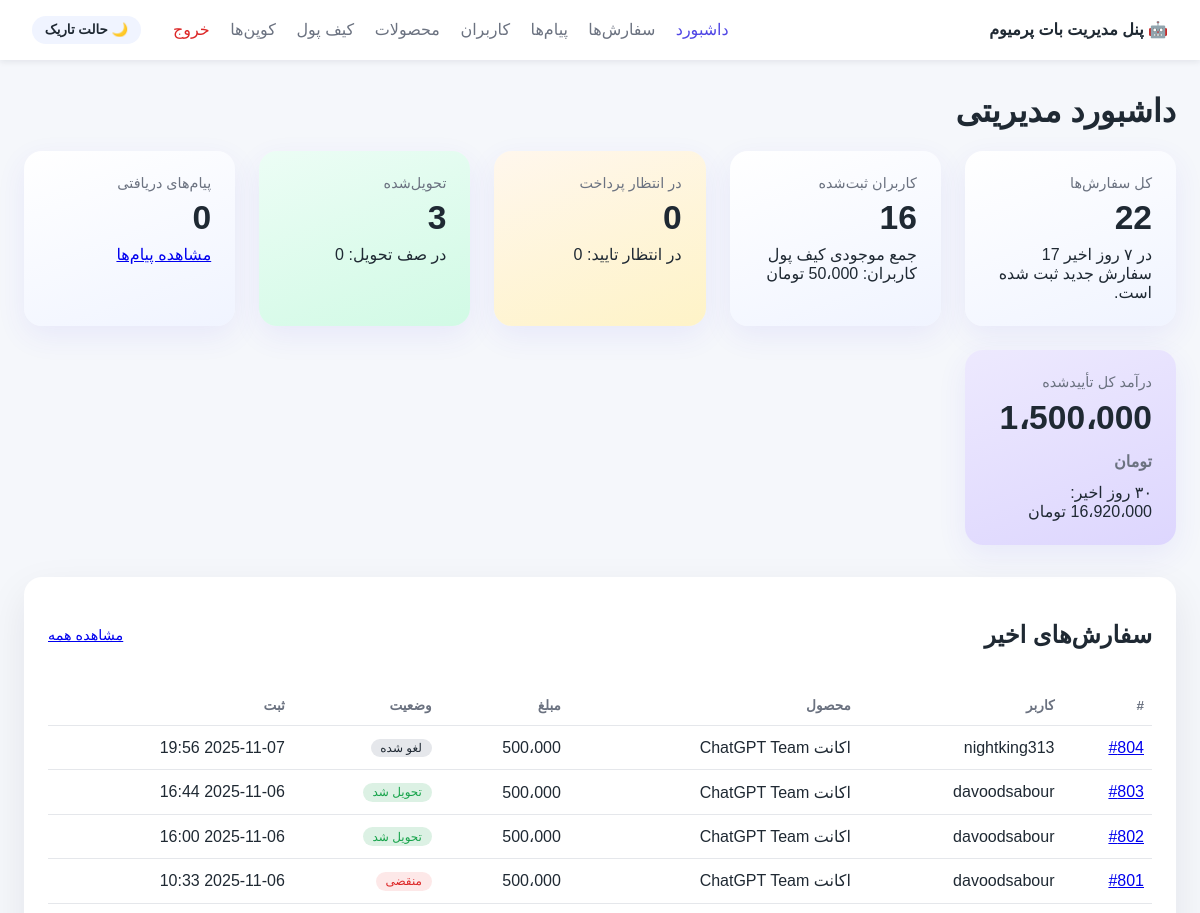
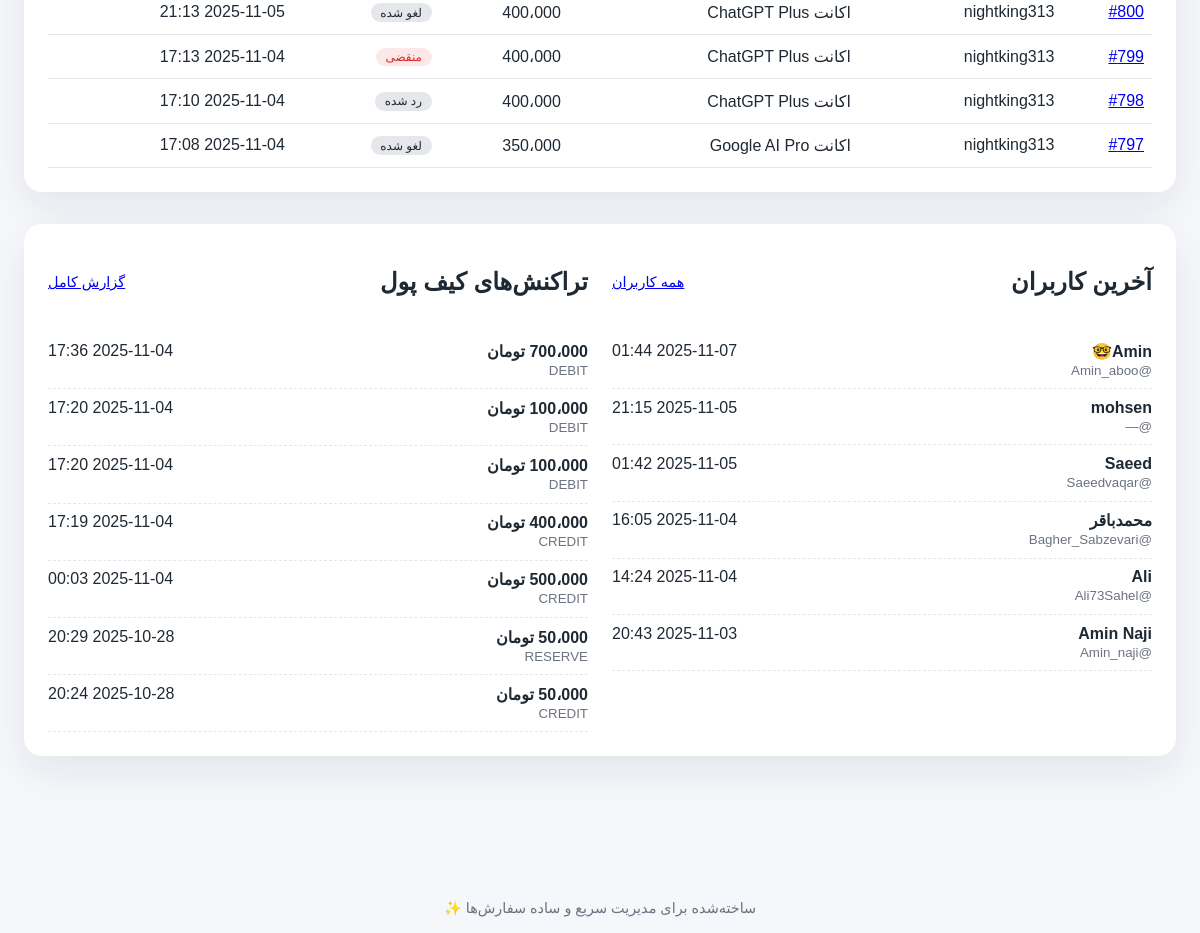
The page /dashboard (signed in) on the database its author committed (2 pictures, top to bottom).
### tables this page shows
CREATE TABLE orders(
            id INTEGER PRIMARY KEY AUTOINCREMENT,
            user_id INTEGER, username TEXT, first_name TEXT,
            plan_id TEXT, plan_title TEXT, price TEXT,
            receipt_file_id TEXT, receipt_text TEXT,
            status TEXT, created_at TEXT, updated_at TEXT
        , service_category TEXT, service_code TEXT, account_mode TEXT, customer_email TEXT, customer_secret_encrypted TEXT, amount_total INTEGER, currency TEXT, payment_type TEXT, wallet_used_amount INTEGER DEFAULT 0, wallet_reserved_amount INTEGER DEFAULT 0, await_deadline TEXT, notes TEXT, customer_message TEXT, manager_note TEXT, internal_cost INTEGER DEFAULT 0, net_revenue INTEGER DEFAULT 0);

CREATE TABLE users(
            user_id INTEGER PRIMARY KEY,
            username TEXT, first_name TEXT,
            wallet_balance INTEGER DEFAULT 0,
            ref_by INTEGER, ref_count INTEGER DEFAULT 0,
            earnings_total INTEGER DEFAULT 0,
            created_at TEXT, updated_at TEXT
        , contact_phone TEXT, contact_verified INTEGER DEFAULT 0, contact_shared_at TEXT, is_blocked INTEGER DEFAULT 0);

CREATE TABLE wallet_tx(
            id INTEGER PRIMARY KEY AUTOINCREMENT,
            user_id INTEGER NOT NULL,
            order_id INTEGER,
            amount INTEGER NOT NULL,
            type TEXT NOT NULL, -- CREDIT/DEBIT/RESERVE/REFUND
            note TEXT,
            created_at TEXT
        );

### app/webadmin/server.py (the view)
    @app.get("/dashboard", name="dashboard")
    async def dashboard(request: Request, user: str = Depends(_login_required)):
        snapshot = get_dashboard_snapshot()
        snapshot["messages_total"] = count_service_messages()
        recent_orders = list_recent_orders()
        recent_users = list_recent_users()
        recent_wallet = list_recent_wallet_tx()
        return _render(
            request,
            "dashboard.html",
            {
                "title": "داشبورد",
                "snapshot": snapshot,
                "recent_orders": recent_orders,
                "recent_users": recent_users,
                "recent_wallet": recent_wallet,
                "format_amount": _format_amount,
                "format_datetime": _format_datetime,
                "nav": "dashboard",
            },
        )

### app/webadmin/templates/dashboard.html
{% extends 'base.html' %}
{% block content %}
<h1>داشبورد مدیریتی</h1>
<section class="grid cards">
    <div class="card">
        <div class="card-title">کل سفارش‌ها</div>
        <div class="card-value">{{ snapshot.orders_total }}</div>
        <div class="card-sub">در ۷ روز اخیر {{ snapshot.new_orders_week }} سفارش جدید ثبت شده است.</div>
    </div>
    <div class="card">
        <div class="card-title">کاربران ثبت‌شده</div>
        <div class="card-value">{{ snapshot.users_total }}</div>
        <div class="card-sub">جمع موجودی کیف پول کاربران: {{ format_amount(snapshot.wallet_totals.get('CREDIT', 0) - snapshot.wallet_totals.get('DEBIT', 0) + snapshot.wallet_totals.get('REFUND', 0)) }} تومان</div>
    </div>
    <div class="card warning">
        <div class="card-title">در انتظار پرداخت</div>
        <div class="card-value">{{ snapshot.awaiting_payment }}</div>
        <div class="card-sub">در انتظار تایید: {{ snapshot.pending_confirm }}</div>
    </div>
    <div class="card success">
        <div class="card-title">تحویل‌شده</div>
        <div class="card-value">{{ snapshot.delivered }}</div>
        <div class="card-sub">در صف تحویل: {{ snapshot.in_queue }}</div>
    </div>
    <div class="card">
        <div class="card-title">پیام‌های دریافتی</div>
        <div class="card-value">{{ snapshot.messages_total }}</div>
        <div class="card-sub"><a class="link" href="{{ url_for('messages') }}">مشاهده پیام‌ها</a></div>
    </div>
    <div class="card accent">
        <div class="card-title">درآمد کل تأییدشده</div>
        <div class="card-value">{{ format_amount(snapshot.revenue_total) }} <span class="unit">تومان</span></div>
        <div class="card-sub">۳۰ روز اخیر: {{ format_amount(snapshot.revenue_30_days) }} تومان</div>
    </div>
</section>
<section class="panel">
    <header>
        <h2>سفارش‌های اخیر</h2>
        <a class="link" href="{{ url_for('orders_page') }}">مشاهده همه</a>
    </header>
    <table>
        <thead>
            <tr>
                <th>#</th>
                <th>کاربر</th>
                <th>محصول</th>
                <th>مبلغ</th>
                <th>وضعیت</th>
                <th>ثبت</th>
            </tr>
        </thead>
        <tbody>
            {% for order in recent_orders %}
            <tr>
                <td><a href="{{ url_for('order_detail', order_id=order.id) }}">#{{ order.id }}</a></td>
                <td>{{ order.username or order.first_name or '—' }}</td>
                <td>{{ order.plan_title or order.service_code or '—' }}</td>
                <td>{{ format_amount(order.amount_total or order.price) }}</td>
                <td><span class="badge {{ order.status|lower }}">{{ order_status_labels.get(order.status, order.status) }}</span></td>
                <td>{{ format_datetime(order.created_at) }}</td>
            </tr>
            {% else %}
            <tr><td colspan="6" class="empty">سفارشی ثبت نشده است.</td></tr>
            {% endfor %}
        </tbody>
    </table>
</section>
<section class="panel two-column">
    <div>
        <header>
            <h2>آخرین کاربران</h2>
            <a class="link" href="{{ url_for('users_page') }}">همه کاربران</a>
        </header>
        <ul class="list">
            {% for user in recent_users %}
            <li>
                <span>
                    <strong>{{ user.first_name or 'بدون نام' }}</strong>
                    <small>@{{ user.username or '—' }}</small>
                </span>
                <span>{{ format_datetime(user.created_at) }}</span>
            </li>
            {% else %}
            <li class="empty">کاربری ثبت نشده است.</li>
            {% endfor %}
        </ul>
    </div>
    <div>
        <header>
            <h2>تراکنش‌های کیف پول</h2>
            <a class="link" href="{{ url_for('wallet_page') }}">گزارش کامل</a>
        </header>
        <ul class="list">
            {% for tx in recent_wallet %}
            <li>
                <span>
                    <strong>{{ format_amount(tx.amount) }} تومان</strong>
                    <small>{{ tx.type }}</small>
                </span>
                <span>{{ format_datetime(tx.created_at) }}</span>
            </li>
            {% else %}
            <li class="empty">تراکنشی وجود ندارد.</li>
            {% endfor %}
        </ul>
    </div>
</section>
{% endblock %}

### app/webadmin/templates/base.html (shortened to what this page needs)
<!DOCTYPE html>
<html lang="fa" dir="rtl">
<head>
    <link rel="stylesheet" href="{{ url_for('static', path='/styles.css') }}">
</head>
<body data-theme="{{ theme }}">
<header class="topbar">
    <div class="brand">🤖 پنل مدیریت بات پرمیوم</div>
    {% if request.session.get('auth_user') %}
    <div class="topbar-actions">
        <nav>
            <a href="{{ url_for('dashboard') }}" class="{{ 'active' if nav == 'dashboard' else '' }}">داشبورد</a>
            <a href="{{ url_for('orders_page') }}" class="{{ 'active' if nav == 'orders' else '' }}">سفارش‌ها</a>
            <a href="{{ url_for('messages') }}" class="{{ 'active' if nav == 'messages' else '' }}">پیام‌ها</a>
            <a href="{{ url_for('users_page') }}" class="{{ 'active' if nav == 'users' else '' }}">کاربران</a>
            <a href="{{ url_for('products_page') }}" class="{{ 'active' if nav == 'products' else '' }}">محصولات</a>
            <a href="{{ url_for('wallet_page') }}" class="{{ 'active' if nav == 'wallet' else '' }}">کیف پول</a>
            <a href="{{ url_for('coupons_page') }}" class="{{ 'active' if nav == 'coupons' else '' }}">کوپن‌ها</a>
            <a href="{{ url_for('logout') }}" class="logout">خروج</a>
        </nav>
        <form method="post" action="{{ url_for('toggle_theme') }}" class="theme-toggle">
            <button type="submit">{{ '☀️ حالت روشن' if theme == 'dark' else '🌙 حالت تاریک' }}</button>
        </form>
    </div>
    {% endif %}
</header>
<main class="container">
    {% block content %}{% endblock %}
</main>
<footer class="footer">ساخته‌شده برای مدیریت سریع و ساده سفارش‌ها ✨</footer>
</body>
</html>

### app/webadmin/static/styles.css (style rules this page uses)
:root { color-scheme: light dark; --bg: #f5f7fb; --surface: #ffffff; --surface-alt: #f0f4ff; --text: #1f2933; --muted: #6b7280; --accent: #4f46e5; --success: #16a34a; --warning: #f59e0b; --danger: #dc2626; font-family: "Vazirmatn", "IRANSans", "Tahoma", sans-serif; }
body { margin: 0; background: var(--bg); color: var(--text); }
.topbar { display: flex; align-items: center; justify-content: space-between; padding: 1rem 2rem; background: var(--surface); box-shadow: 0 2px 6px rgba(15, 23, 42, 0.08); }
.topbar-actions { display: flex; align-items: center; gap: 1rem; }
.topbar .brand { font-weight: 700; }
.topbar nav a { margin-left: 1rem; text-decoration: none; color: var(--muted); font-weight: 500; }
.topbar nav a.active { color: var(--accent); }
.topbar nav a.logout { color: var(--danger); }
.theme-toggle button { background: var(--surface-alt); border: none; padding: 0.4rem 0.8rem; border-radius: 999px; color: var(--text); font-weight: 600; cursor: pointer; }
.container { max-width: 1200px; margin: 2rem auto; padding: 0 1.5rem 4rem; }
.footer { text-align: center; padding: 1rem; color: var(--muted); font-size: 0.9rem; }
.panel { background: var(--surface); border-radius: 18px; box-shadow: 0 15px 40px rgba(15, 23, 42, 0.08); padding: 1.5rem; margin-bottom: 2rem; }
.panel header { display: flex; align-items: center; justify-content: space-between; margin-bottom: 1rem; }
.panel header .link { font-size: 0.9rem; }
.grid.cards { display: grid; grid-template-columns: repeat(auto-fit, minmax(200px, 1fr)); gap: 1.5rem; margin-bottom: 2rem; }
.card { background: linear-gradient(160deg, #ffffff, var(--surface-alt)); padding: 1.5rem; border-radius: 18px; box-shadow: 0 10px 30px rgba(79, 70, 229, 0.08); }
.card .card-title { color: var(--muted); font-size: 0.9rem; }
.card .card-value { font-size: 2.1rem; font-weight: 700; margin: 0.5rem 0; }
.card .unit { font-size: 1rem; color: var(--muted); }
.card.warning { background: linear-gradient(160deg, #fff7ed, #fef3c7); }
.card.success { background: linear-gradient(160deg, #ecfdf5, #d1fae5); }
.card.accent { background: linear-gradient(160deg, #ede9fe, #ddd6fe); }
.table, table { width: 100%; border-collapse: collapse; }
table th, table td { padding: 0.75rem 0.5rem; border-bottom: 1px solid #e5e7eb; text-align: right; }
table th { color: var(--muted); font-size: 0.85rem; font-weight: 600; }
.badge { display: inline-block; padding: 0.15rem 0.6rem; border-radius: 999px; font-size: 0.75rem; background: #e5e7eb; color: #1f2933; }
.badge.delivered, .badge.completed { background: rgba(22, 163, 74, 0.15); color: var(--success); }
.badge.expired { background: rgba(239, 68, 68, 0.12); color: var(--danger); }
.list { list-style: none; margin: 0; padding: 0; }
.list li { display: flex; justify-content: space-between; padding: 0.6rem 0; border-bottom: 1px dashed #e5e7eb; }
.list li span strong { display: block; }
.list li small { color: var(--muted); }
.two-column { display: grid; gap: 1.5rem; }
@media (min-width: 768px) { .two-column { grid-template-columns: repeat(2, minmax(0, 1fr)); } }

### rows shown on the page
orders: id "804", username "nightking313", plan_title "اکانت ChatGPT Team", amount_total "500،000", get "لغو شده", created_at "2025-11-07 19:56"
orders: id "803", username "davoodsabour", plan_title "اکانت ChatGPT Team", amount_total "500،000", get "تحویل شد", created_at "2025-11-06 16:44"
orders: id "802", username "davoodsabour", plan_title "اکانت ChatGPT Team", amount_total "500،000", get "تحویل شد", created_at "2025-11-06 16:00"
orders: id "801", username "davoodsabour", plan_title "اکانت ChatGPT Team", amount_total "500،000", get "منقضی", created_at "2025-11-06 10:33"
orders: id "800", username "nightking313", plan_title "اکانت ChatGPT Plus", amount_total "400،000", get "لغو شده", created_at "2025-11-05 21:13"
orders: id "799", username "nightking313", plan_title "اکانت ChatGPT Plus", amount_total "400،000", get "منقضی", created_at "2025-11-04 17:13"
orders: id "798", username "nightking313", plan_title "اکانت ChatGPT Plus", amount_total "400،000", get "رد شده", created_at "2025-11-04 17:10"
orders: id "797", username "nightking313", plan_title "اکانت Google AI Pro", amount_total "350،000", get "لغو شده", created_at "2025-11-04 17:08"
users: first_name "Amin🤓", username "Amin_aboo", created_at "2025-11-07 01:44"
users: first_name "mohsen", username "—", created_at "2025-11-05 21:15"
users: first_name "Saeed", username "Saeedvaqar", created_at "2025-11-05 01:42"
users: first_name "محمدباقر", username "Bagher_Sabzevari", created_at "2025-11-04 16:05"
users: first_name "Ali", username "Ali73Sahel", created_at "2025-11-04 14:24"
users: first_name "Amin Naji", username "Amin_naji", created_at "2025-11-03 20:43"
wallet_tx: amount "700،000", type "DEBIT", created_at "2025-11-04 17:36"
wallet_tx: amount "100،000", type "DEBIT", created_at "2025-11-04 17:20"
wallet_tx: amount "100،000", type "DEBIT", created_at "2025-11-04 17:20"
wallet_tx: amount "400،000", type "CREDIT", created_at "2025-11-04 17:19"
wallet_tx: amount "500،000", type "CREDIT", created_at "2025-11-04 00:03"
wallet_tx: amount "50،000", type "RESERVE", created_at "2025-10-28 20:29"
wallet_tx: amount "50،000", type "CREDIT", created_at "2025-10-28 20:24"

### other values the page prints
{{ '☀️ حالت روشن' if theme == 'dark' else '🌙 حالت تاریک' }} "🌙 حالت تاریک"
{{ snapshot.orders_total }} "22"
{{ snapshot.new_orders_week }} "17"
{{ snapshot.users_total }} "16"
{{ snapshot.awaiting_payment }} "0"
{{ snapshot.pending_confirm }} "0"
{{ snapshot.delivered }} "3"
{{ snapshot.in_queue }} "0"
{{ snapshot.messages_total }} "0"
